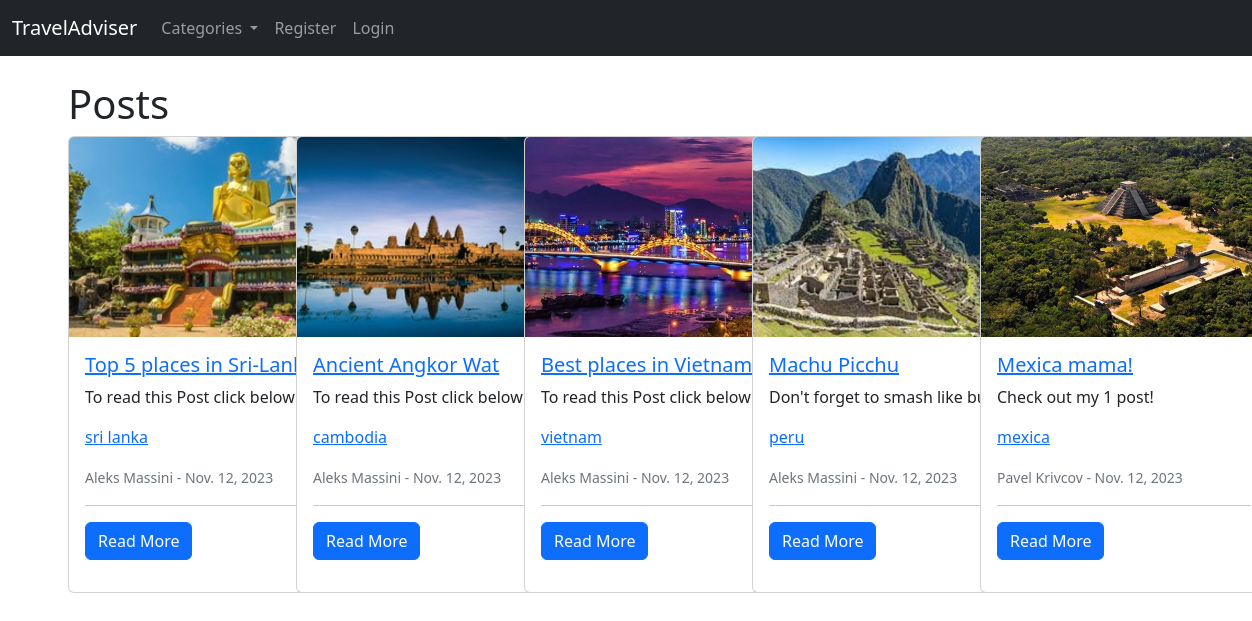
Before: / with the older database file.
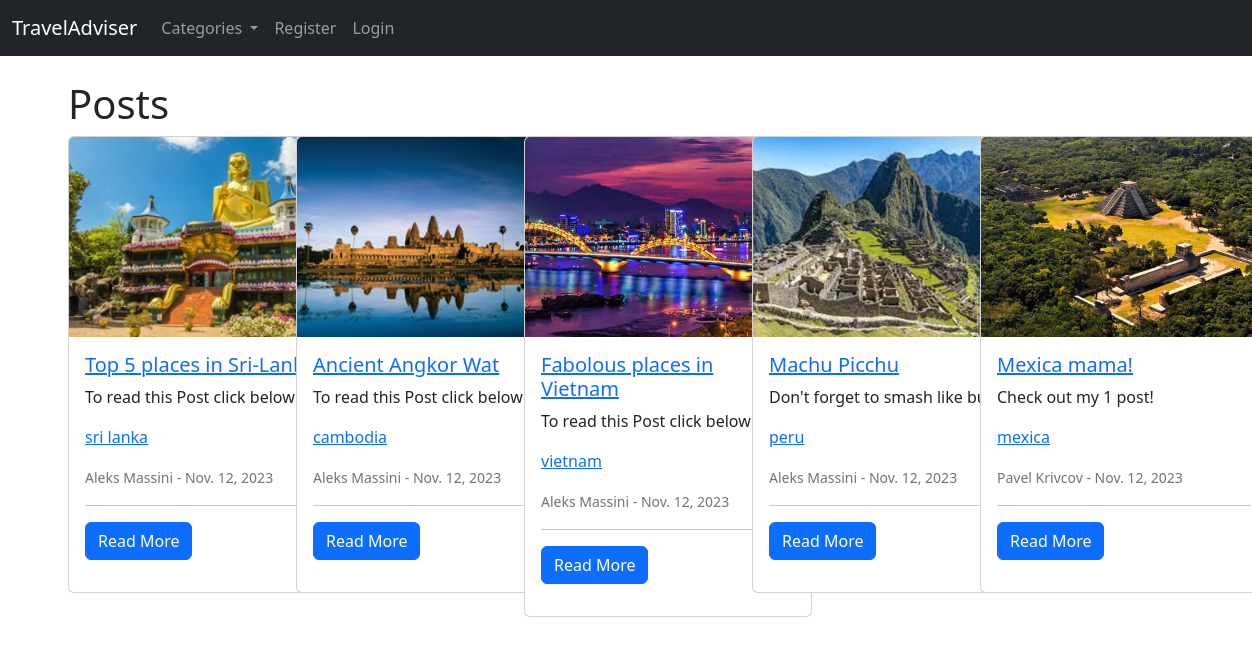
After: the same page with the newer database file.
### theblog/models.py (models this page shows, shortened)
class Post(models.Model):
    title = models.CharField(max_length=255)
    header_image = models.ImageField(null=True, blank=True, upload_to='images/content')
    title_tag = models.CharField(max_length=255)
    author = models.ForeignKey(User, on_delete=models.CASCADE)
    body = RichTextField(blank=True, null=True)
    post_date = models.DateField(auto_now_add=True)
    category = models.CharField(max_length=255, default='Vietnam')
    likes = models.ManyToManyField(User, related_name='blog_posts')
    snippet = models.CharField(max_length=255)

### theblog/views.py (the view)
# urls.py: path('', HomeView.as_view(), name='home'),
class HomeView(ListView):
    model = Post
    template_name = 'home.html'
    ordering = ['-post_date']
    def get_context_data(self, *args, **kwargs):
        cat_menu = Category.objects.all()
        context = super(HomeView, self).get_context_data(*args, **kwargs)
        context['cat_menu'] = cat_menu
        return context

### theblog/models.py (called while the page is built)
    def __str__(self):
        return self.name

### theblog/templates/home.html (shortened to what this page needs)
{% extends 'base.html' %}
{% load static %}
{% block content %}
  <h1>Posts</h1>
  <div class="row row-cols-1 row-cols-sm-2 row-cols-md-3 row-cols-lg-4 row-cols-xl-5 g-10">
    {% for post in object_list %}
      <div class="col">
        <div class="card" style="width: 18rem;">
          {% if post.header_image %}
            <img src="{{ post.header_image.url }}" class="card-img-top mx-auto d-block img-fluid" alt="{{ post.title }}" style="width: 300px; height: 200px; object-fit: cover;">
          {% else %}
            <img src="{% static 'theblog/images/empty-photo.jpg' %}" class="card-img-top mx-auto d-block img-fluid" alt="Default Image" style="width: 300px; height: 200px; object-fit: cover;">
          {% endif %}
          <div class="card-body">
            <h5 class="card-title">
              <a href="{% url 'article-detail' post.pk %}">{{ post.title }}</a>
            </h5>
            <p class="card-text">{{ post.snippet }}</p>
            <p class="card-text">
              <a href="{% url 'category' post.category|slugify %}">{{ post.category }}</a>
            </p>
            <small class="text-muted">
              {{ post.author.first_name }} {{ post.author.last_name }} - {{ post.post_date }}
            </small>
            <p><hr>
              <a href="{% url 'article-detail' post.pk %}" class="btn btn-primary">Read More</a>
            </p>
          </div>
        </div>
      </div>
    {% endfor %}
  </div>
{% endblock %}

Changed rows visible on the page:
changed Post "To read this Post click below:)": title "Best places in Vietnam" → "Fabolous places in Vietnam"
